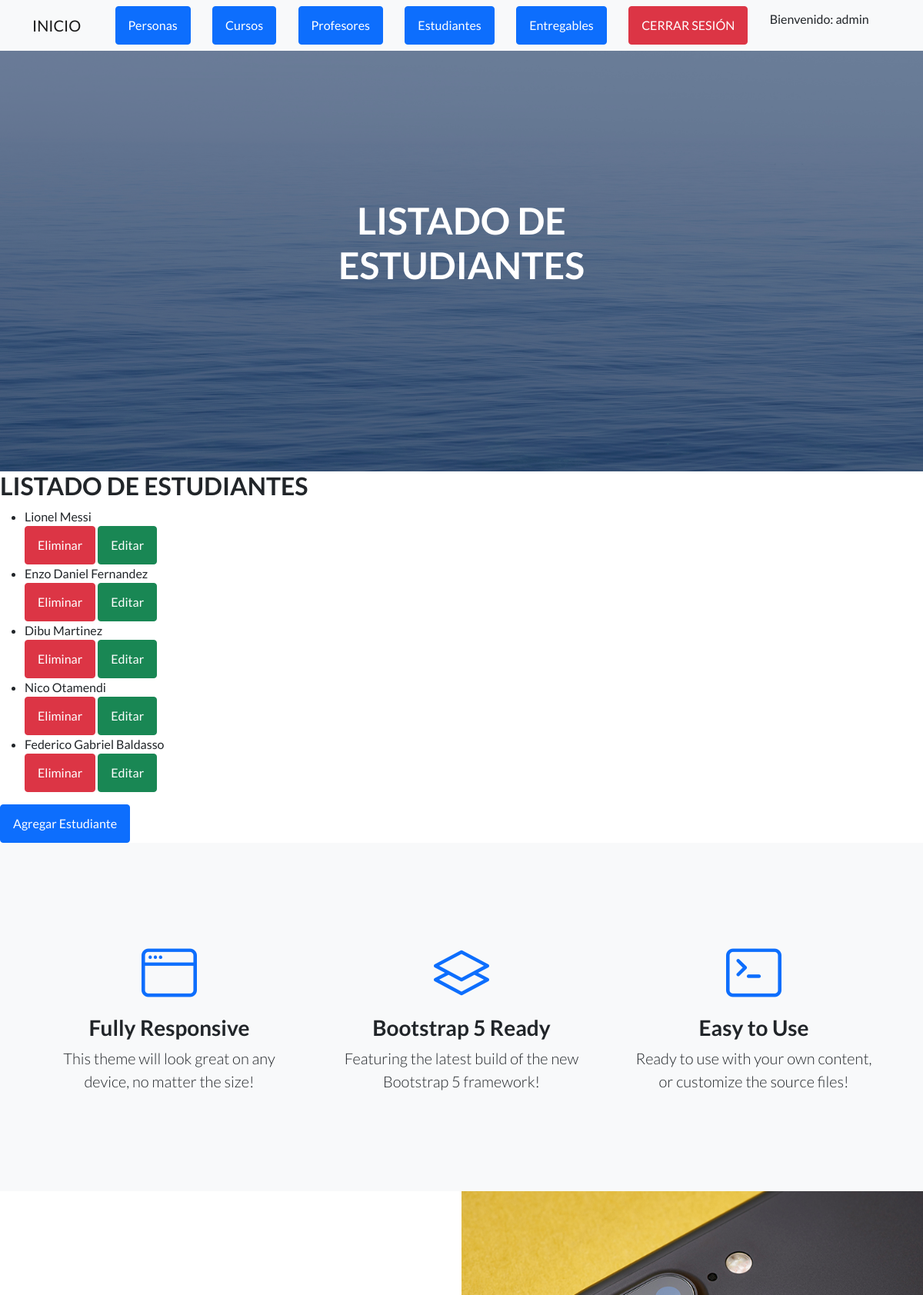
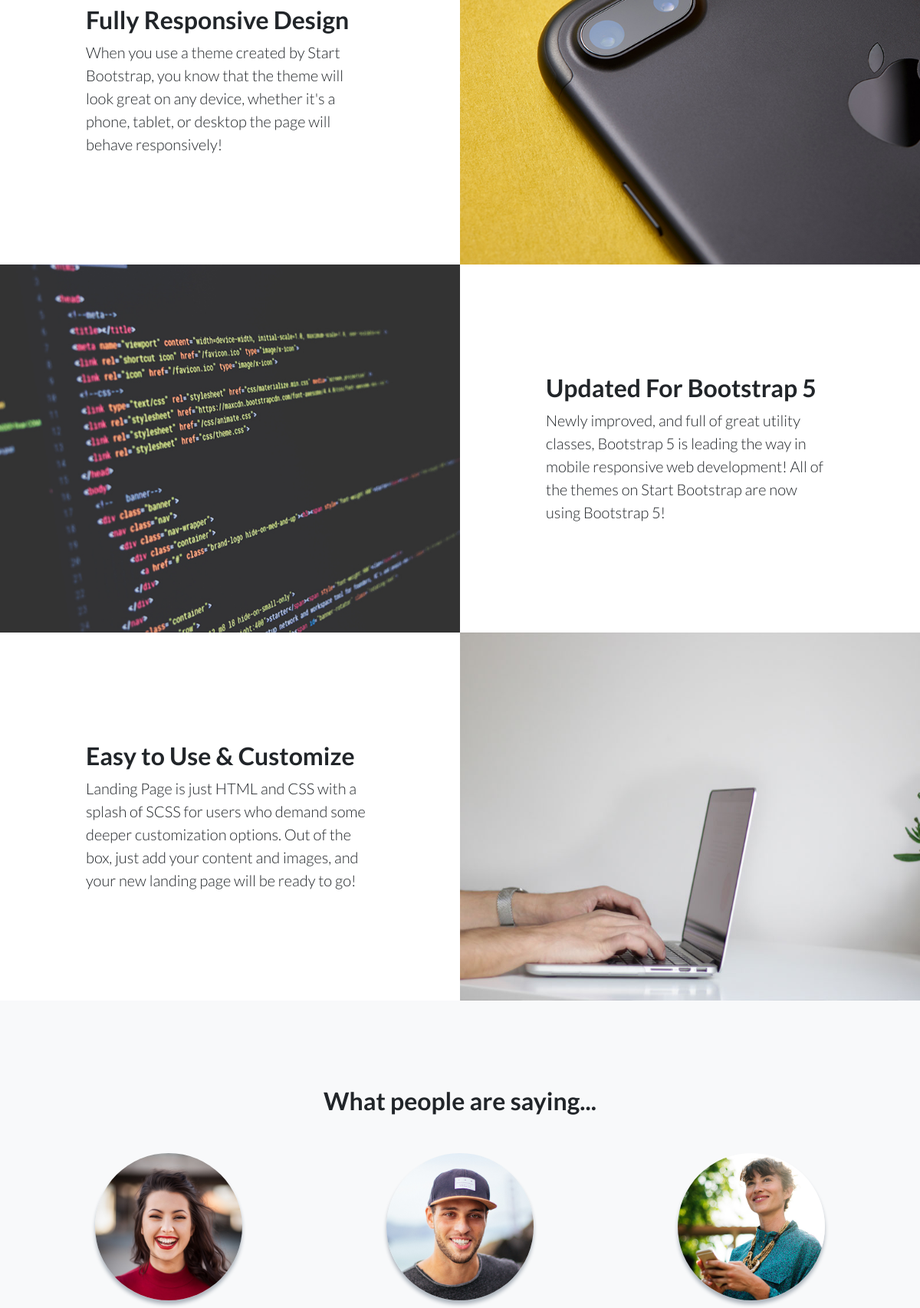
Screenshot of /AppCoder/estudiante/list/ (signed in, upper part) with the database file from the repository (2 pictures, top to bottom).
### AppCoder/models.py (models this page shows)
class Estudiante(models.Model):
    nombre= models.CharField(max_length=50) #lo defino como un caracter de base de datos
    apellido=models.CharField(max_length=50)
    email=models.EmailField()
    def __str__(self):
        return f"{self.nombre} {str(self.apellido)}"

### AppCoder/views.py (the view)
# urls.py: path('estudiante/list/', EstudianteList.as_view(), name="estudiante_list"),
class EstudianteList(LoginRequiredMixin, ListView): #vista usada para LISTAR
    model=Estudiante #model que quiero mostrar
    template_name="AppCoder/estudiantes.html" #template que uso

### AppCoder/Templates/AppCoder/estudiantes.html (shortened to what this page needs)
{% extends "AppCoder/padre.html" %}
{% load static %}
{% block titulo %}
<h1 class="mb-5">LISTADO DE ESTUDIANTES</h1>
{% endblock %}
{% block contenido_que_cambia %}
<h2>LISTADO DE ESTUDIANTES</h2>
<ul>
    {% for estudiante in object_list %}
    <li> {{ estudiante }} </li>
    <a class="btn btn-danger" href="{% url 'estudiante_borrar' estudiante.id %}">Eliminar</a>
    <a class="btn btn-success" href="{% url 'estudiante_editar' estudiante.id %}">Editar</a>
    {% endfor %}
</ul>
<a class="btn btn-primary" href="{% url 'estudiante_crear' %}">Agregar Estudiante</a>
{% endblock %}

### AppCoder/Templates/AppCoder/padre.html (shortened to what this page needs)
<!DOCTYPE html>
<html lang="en">
    <head>
        {% load static %}
        <link href="https://cdn.jsdelivr.net/npm/bootstrap-icons@1.5.0/font/bootstrap-icons.css" rel="stylesheet" type="text/css" />
        <link href="{% static 'AppCoder/css/styles.css' %} " rel="stylesheet" />
    </head>
    <body>
        <nav class="navbar navbar-light bg-light static-top">
            <div class="container">
                <a class="navbar-brand" href="{% url 'inicio' %}">INICIO</a>
                {%if user.is_authenticated %}
                <a class="btn btn-primary" href="{% url 'leerPersonas' %}">Personas</a>
                <a class="btn btn-primary" href="{% url 'cursos' %}">Cursos</a>
                <a class="btn btn-primary" href="{% url 'leerProfesores' %}">Profesores</a>
                <a class="btn btn-primary" href="{% url 'estudiantes' %}">Estudiantes</a>
                <a class="btn btn-primary" href="{% url 'entregables' %}">Entregables</a>
                <a class="btn btn-danger" href="{% url 'logout' %}">CERRAR SESIÓN</a>
                <p>Bienvenido: {{ user.username }}</p>
                {% else %}
                <a class="btn btn-dark" href="{% url 'register' %}">REGISTRO</a>
                <a class="btn btn-dark" href="{% url 'login' %}">INGRESAR</a>
                {% endif %}
            </div>
        </nav>
        <header class="masthead">
            <div class="container position-relative">
                <div class="row justify-content-center">
                    <div class="col-xl-6">
                        <div class="text-center text-white">
                            {% block titulo %}
                            {% endblock %}
                        </div>
                    </div>
                </div>
            </div>
        </header>
        {% block contenido_que_cambia %}
        {% endblock %}
        <section class="features-icons bg-light text-center">
            <div class="container">
                <div class="row">
                    <div class="col-lg-4">
                        <div class="features-icons-item mx-auto mb-5 mb-lg-0 mb-lg-3">
                            <div class="features-icons-icon d-flex"><i class="bi-window m-auto text-primary"></i></div>
                            <h3>Fully Responsive</h3>
                            <p class="lead mb-0">This theme will look great on any device, no matter the size!</p>
                        </div>
                    </div>
                    <div class="col-lg-4">
                        <div class="features-icons-item mx-auto mb-5 mb-lg-0 mb-lg-3">
                            <div class="features-icons-icon d-flex"><i class="bi-layers m-auto text-primary"></i></div>
                            <h3>Bootstrap 5 Ready</h3>
                            <p class="lead mb-0">Featuring the latest build of the new Bootstrap 5 framework!</p>
                        </div>
                    </div>
                    <div class="col-lg-4">
                        <div class="features-icons-item mx-auto mb-0 mb-lg-3">
                            <div class="features-icons-icon d-flex"><i class="bi-terminal m-auto text-primary"></i></div>
                            <h3>Easy to Use</h3>
                            <p class="lead mb-0">Ready to use with your own content, or customize the source files!</p>
                        </div>
                    </div>
                </div>
            </div>
        </section>
        <section class="showcase">
            <div class="container-fluid p-0">
                <div class="row g-0">
                    <div class="col-lg-6 order-lg-2 text-white showcase-img" style="background-image: url('assets/img/bg-showcase-1.jpg')"></div>
                    <div class="col-lg-6 order-lg-1 my-auto showcase-text">
                        <h2>Fully Responsive Design</h2>
                        <p class="lead mb-0">When you use a theme created by Start Bootstrap, you know that the theme will look great on any device, whether it's a phone, tablet, or desktop the page will behave responsively!</p>
                    </div>
                </div>
                <div class="row g-0">
                    <div class="col-lg-6 text-white showcase-img" style="background-image: url('assets/img/bg-showcase-2.jpg')"></div>
                    <div class="col-lg-6 my-auto showcase-text">
                        <h2>Updated For Bootstrap 5</h2>
                        <p class="lead mb-0">Newly improved, and full of great utility classes, Bootstrap 5 is leading the way in mobile responsive web development! All of the themes on Start Bootstrap are now using Bootstrap 5!</p>
                    </div>
                </div>
                <div class="row g-0">
                    <div class="col-lg-6 order-lg-2 text-white showcase-img" style="background-image: url('assets/img/bg-showcase-3.jpg')"></div>
                    <div class="col-lg-6 order-lg-1 my-auto showcase-text">
                        <h2>Easy to Use & Customize</h2>
                        <p class="lead mb-0">Landing Page is just HTML and CSS with a splash of SCSS for users who demand some deeper customization options. Out of the box, just add your content and images, and your new landing page will be ready to go!</p>
                    </div>
                </div>
            </div>
        </section>
        <section class="testimonials text-center bg-light">
            <div class="container">
                <h2 class="mb-5">What people are saying...</h2>
                <div class="row">
                    <div class="col-lg-4">
                        <div class="testimonial-item mx-auto mb-5 mb-lg-0">
                            <img class="img-fluid rounded-circle mb-3" src="assets/img/testimonials-1.jpg" alt="..." />
                        </div>
                    </div>
                    <div class="col-lg-4">
                        <div class="testimonial-item mx-auto mb-5 mb-lg-0">
                            <img class="img-fluid rounded-circle mb-3" src="assets/img/testimonials-2.jpg" alt="..." />
                        </div>
                    </div>
                    <div class="col-lg-4">
                        <div class="testimonial-item mx-auto mb-5 mb-lg-0">
                            <img class="img-fluid rounded-circle mb-3" src="assets/img/testimonials-3.jpg" alt="..." />
                        </div>
                    </div>
                </div>
            </div>
        </section>
    </body>
</html>

### rows the page displays
Estudiante: nombre+apellido "Lionel Messi"
Estudiante: nombre+apellido "Enzo Daniel Fernandez"
Estudiante: nombre+apellido "Dibu Martinez"
Estudiante: nombre+apellido "Nico Otamendi"
Estudiante: nombre+apellido "Federico Gabriel Baldasso"

### other values shown
{{ user.username }} "admin"
